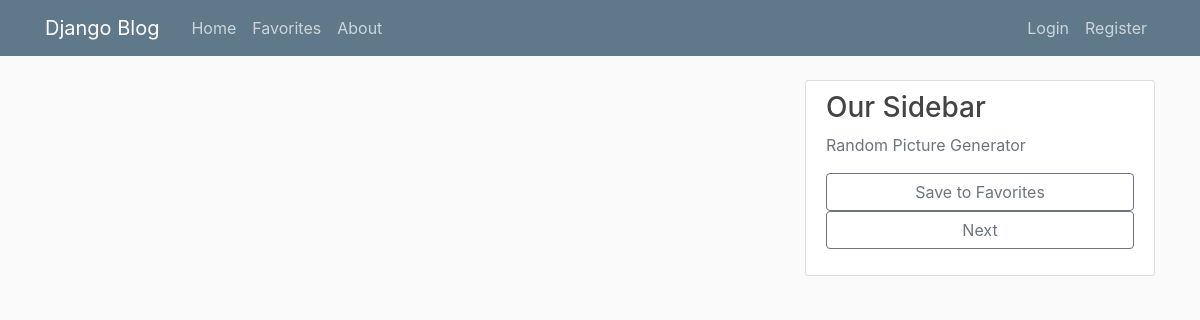
The app's page /, older data.
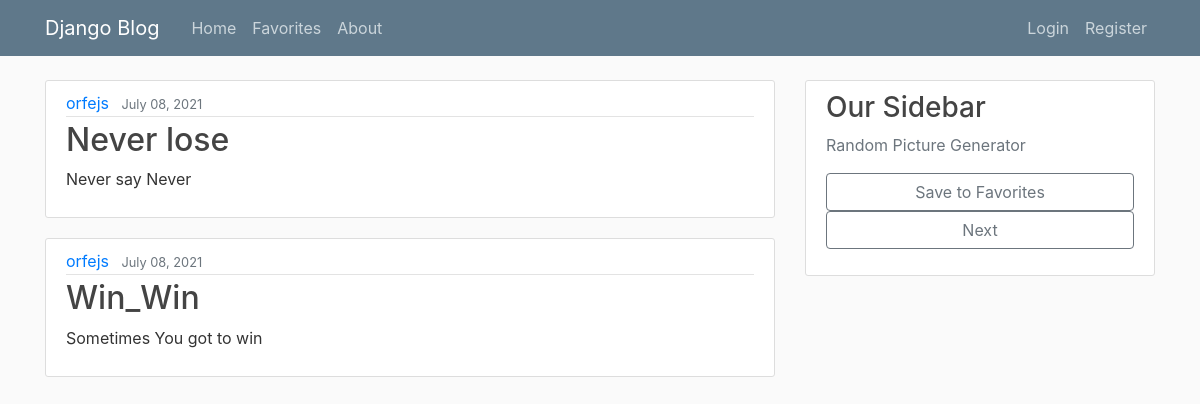
The same page, newer data.
### my_site/blog/models.py (models this page shows, shortened)
class Post(models.Model):
    title = models.CharField(max_length=100)
    content = models.TextField()
    date_posted = models.DateTimeField(default=timezone.now)
    author = models.ForeignKey(User, on_delete=models.CASCADE)

### my_site/blog/views.py (the view)
# urls.py: path('', PostListView.as_view(), name='blog-home'),
class PostListView(ListView):
    model = Post
    template_name = 'blog/home.html'  # <app>/<model>_<viewtype>.html
    context_object_name = 'posts'
    ordering = ['-date_posted']

### blog/templates/blog/home.html
{% extends "blog/base.html" %}
{% block content %}
    {% for post in posts %}
        <article class="media content-section">
          <div class="media-body">
            <div class="article-metadata">
              <a class="mr-2" href="#">{{ post.author }}</a>
              <small class="text-muted">{{ post.date_posted|date:"F d, Y" }}</small>
            </div>
            <h2><a class="article-title" href="{% url 'post-detail' post.id %}">{{ post.title }}</a></h2>
            <p class="article-content">{{ post.content }}</p>
          </div>
        </article>
     {% endfor %}
{% endblock content %}

### my_site/blog/templates/blog/base.html (shortened to what this page needs)
{% load static %}
<!DOCTYPE html>
<html>
<head>
    <link rel="stylesheet" href="https://maxcdn.bootstrapcdn.com/bootstrap/4.0.0/css/bootstrap.min.css">
    <link rel="stylesheet" type="text/css" href="{% static 'blog/main.css' %}">
</head>
<body>
    <header class="site-header">
      <nav class="navbar navbar-expand-md navbar-dark bg-steel fixed-top">
        <div class="container">
          <a class="navbar-brand mr-4" href="{% url 'blog-home' %}">Django Blog</a>
          <div class="collapse navbar-collapse" id="navbarToggle">
            <div class="navbar-nav mr-auto">
              <a class="nav-item nav-link" href="{% url 'blog-home' %}">Home</a>
              <a class="nav-item nav-link" href="{% url 'blog-favorite' %}">Favorites</a>
              <a class="nav-item nav-link" href="{% url 'blog-about' %}">About</a>
            </div>
            <div class="navbar-nav">
              <a class="nav-item nav-link" href="#">Login</a>
              <a class="nav-item nav-link" href="#">Register</a>
            </div>
          </div>
        </div>
      </nav>
    </header>
    <main role="main" class="container">
      <div class="row">
        <div class="col-md-8">
           {% block content %}{% endblock %}
        </div>
        <div class="col-md-4">
          <div class="content-section">
            <h3>Our Sidebar</h3>
            <p class='text-muted'>Random Picture Generator
             <div class="list-group">
              <div class="list-group">
                  <button class="btn btn-outline-secondary" type="submit">Save to Favorites</button>
                  <button class="btn btn-outline-secondary" type="submit">Next</button>
            </div>
                </div>
            </p>
          </div>
        </div>
      </div>
    </main>
</body>
</html>

### my_site/blog/static/blog/main.css (style rules this page uses)
body { background: #fafafa; color: #333333; margin-top: 5rem; }
h1, h2, h3, h4, h5, h6 { color: #444444; }
.bg-steel { background-color: #5f788a; }
.site-header .navbar-nav .nav-link { color: #cbd5db; }
.content-section { background: #ffffff; padding: 10px 20px; border: 1px solid #dddddd; border-radius: 3px; margin-bottom: 20px; }
.article-title { color: #444444; }
.article-content { white-space: pre-line; }
.article-metadata { padding-bottom: 1px; margin-bottom: 4px; border-bottom: 1px solid #e3e3e3 }

Row changes from the older to the newer data that the page shows:
added Post: author "orfejs", date_posted "July 08, 2021", title "Never lose", content "Never say Never"
added Post: author "orfejs", date_posted "July 08, 2021", title "Win_Win", content "Sometimes You got to win"
